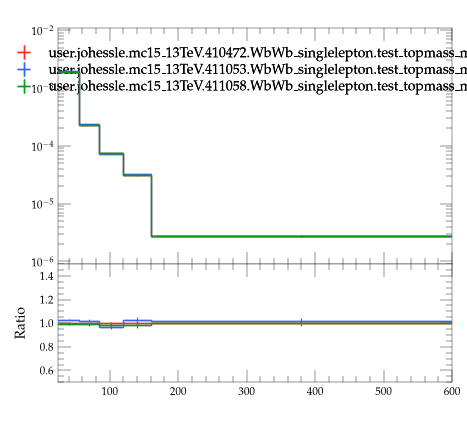

Write the Python code that produced this figure.
#! /usr/bin/env python3

# This Python script was auto-generated using YODA v2.1.2.
# Analysis object: /WbWb_singlelepton/pT_owj2
# Timestamp: 07-08-2026 (09:26:45)

import matplotlib as mpl
import matplotlib.pyplot as plt
mpl.use('Agg') # comment out for interactive use
import os
import numpy as np
from numpy import nan, inf

plotDir = os.path.split(os.path.realpath(__file__))[0]
if 'YODA_USER_PLOT_PATH' in globals():
    plot_outdir = globals()['YODA_USER_PLOT_PATH']
else:
    plot_outdir = plotDir

#plot style
plt.style.use(os.path.join(plotDir, '../default.mplstyle'))
# plot metadata
figW, figH = plt.rcParams['figure.figsize']
ax_xLabel = ''
ax_yLabel = ''
ax_title  = ''
ax_xScale = 'linear'
ax_yScale = 'log'
xLims = (25.0, 600.0)
yLims = (9e-07, 0.011000000000000001)

# TeX-friendly labels for the legend
labels = {
  'legend' : ([ r"user.johessle.mc15\_13TeV.410472.WbWb\_singlelepton.test\_topmass\_mppui", r"user.johessle.mc15\_13TeV.411053.WbWb\_singlelepton.test\_topmass\_mppui", r"user.johessle.mc15\_13TeV.411058.WbWb\_singlelepton.test\_topmass\_mppui" ], r""),
}

# Adjust canvas width and height
canvasW = 10.0
canvasH = 9.0
figW *= canvasW/10.
figH *= canvasH/9.

# Create figure and axis objects
fig, (ax, ratio0_ax) = plt.subplots(2, 1, sharex=True,
                  figsize=(figW,figH), gridspec_kw={'height_ratios': (6.0, 3.0)})

# Set figure margins
plt.subplots_adjust(
    left   = 1.0 * plt.rcParams['figure.subplot.left'],
    right  = 1.0 * plt.rcParams['figure.subplot.right'],
    top    = 1.0 * plt.rcParams['figure.subplot.top'],
    bottom = 1.0 * plt.rcParams['figure.subplot.bottom'])

ratio0_ax.yaxis.set_major_locator(mpl.ticker.MultipleLocator(0.2))
ratio0_ax.set_ylim(0.5, 1.4999)
ratio0_ax.set_ylabel('Ratio')

# the numerical data is stored in a separate file
dataf = dict()
prefix = os.path.split(__file__)[0]
if prefix:    prefix = prefix + '/'
exec(open(prefix+'pT_owj2__data.py').read(), dataf)


legend_handles = dict() # keep track of handles for the legend

# style options for curves
# starts at zorder>=5 to draw curve on top of legend
styles = {
  'user.johessle.mc15_13TeV.410472.WbWb_singlelepton.test_topmass_mppui.yoda': {
    'color' : '#EE3311',
    'linestyle' : '-',
    'lineopacity' : 1.0,
    'linewidth' : 1,
    'marker' : 'none',
    'markersize' : 2,
    'capsize' : 0.0,
    'zorder' : 5,
    'histstyle' : 1,
    'drawstyle' : 'steps-pre',
    'xerrorbars' : 1,
    'yerrorbars' : 1,
    'fillcolor' : None,
    'fillopacity' : 1.0,
    'ratio0_linestyle' : '-',
    'ratio0_lineopacity' : 1.0,
    'ratio0_linewidth' : 1,
    'ratio0_marker' : 'none',
    'ratio0_markersize' : 2,
    'ratio0_capsize' : 0.0,
    'ratio0_zorder' : 5,
    'ratio0_histstyle' : 1,
    'ratio0_drawstyle' : 'steps-pre',
    'ratio0_xerrorbars' : 1,
    'ratio0_yerrorbars' : 1,
  },
  'user.johessle.mc15_13TeV.411053.WbWb_singlelepton.test_topmass_mppui.yoda': {
    'color' : '#3366FF',
    'linestyle' : '-',
    'lineopacity' : 1.0,
    'linewidth' : 1,
    'marker' : 'none',
    'markersize' : 2,
    'capsize' : 0.0,
    'zorder' : 6,
    'histstyle' : 1,
    'drawstyle' : 'steps-pre',
    'xerrorbars' : 1,
    'yerrorbars' : 1,
    'fillcolor' : None,
    'fillopacity' : 1.0,
    'ratio0_linestyle' : '-',
    'ratio0_lineopacity' : 1.0,
    'ratio0_linewidth' : 1,
    'ratio0_marker' : 'none',
    'ratio0_markersize' : 2,
    'ratio0_capsize' : 0.0,
    'ratio0_zorder' : 6,
    'ratio0_histstyle' : 1,
    'ratio0_drawstyle' : 'steps-pre',
    'ratio0_xerrorbars' : 1,
    'ratio0_yerrorbars' : 1,
  },
  'user.johessle.mc15_13TeV.411058.WbWb_singlelepton.test_topmass_mppui.yoda': {
    'color' : '#109618',
    'linestyle' : '-',
    'lineopacity' : 1.0,
    'linewidth' : 1,
    'marker' : 'none',
    'markersize' : 2,
    'capsize' : 0.0,
    'zorder' : 7,
    'histstyle' : 1,
    'drawstyle' : 'steps-pre',
    'xerrorbars' : 1,
    'yerrorbars' : 1,
    'fillcolor' : None,
    'fillopacity' : 1.0,
    'ratio0_linestyle' : '-',
    'ratio0_lineopacity' : 1.0,
    'ratio0_linewidth' : 1,
    'ratio0_marker' : 'none',
    'ratio0_markersize' : 2,
    'ratio0_capsize' : 0.0,
    'ratio0_zorder' : 7,
    'ratio0_histstyle' : 1,
    'ratio0_drawstyle' : 'steps-pre',
    'ratio0_xerrorbars' : 1,
    'ratio0_yerrorbars' : 1,
  },
}

# curve from input yoda files in main panel
for label, yvals in dataf['yvals'].items():
    if all(np.isnan(v) for v in dataf['yvals'][label]):
        continue
    tmp = None
    if styles[label]['histstyle']: # draw as histogram
        xpos = dataf['xedges'][label] if styles[label]['drawstyle'] else dataf['xpoints'][label]
        ypos = np.insert(yvals, 0, yvals[0]) if styles[label]['drawstyle'] else yvals
        if styles[label]['fillcolor']: # fill area below curve
            ax.fill_between(xpos, ypos, step='pre',
                            color=styles[label]['fillcolor'],
                            alpha=styles[label]['fillopacity'])
        tmp, = ax.plot(xpos, ypos,
                       color=styles[label]['color'],
                       linestyle=styles[label]['linestyle'],
                       alpha=styles[label]['lineopacity'],
                       linewidth=styles[label]['linewidth'],
                       drawstyle=styles[label]['drawstyle'], solid_joinstyle='miter',
                       zorder=styles[label]['zorder'], label=label)
    tmp = ax.errorbar(dataf['xpoints'][label], yvals,
                      xerr=np.array(dataf['xerrs'][label])*styles[label]['xerrorbars'],
                      yerr=np.array(dataf['yerrs'][label])*styles[label]['yerrorbars'],
                      fmt=styles[label]['marker'], capsize=styles[label]['capsize'],
                      alpha=styles[label]['lineopacity'],
                      markersize=styles[label]['markersize'],
                      ecolor=styles[label]['color'],
                      color=styles[label]['color'], zorder=styles[label]['zorder'])
    tmp[-1][0].set_linestyle(styles[label]['linestyle'])
    tmp[-1][0].set_linewidth(styles[label]['linewidth'])
    if label in dataf['add_legend_handle']:  legend_handles[label] = tmp
    for varLabel in dataf['variation_yvals'].keys():
        if varLabel.startswith(label):
            tmp, = ax.plot(dataf['xedges'][label], dataf['variation_yvals'][varLabel],
                           color=styles[label]['color'],
                           linestyle=styles[label]['linestyle'],
                           linewidth=styles[label]['linewidth'],
                           drawstyle='steps-pre', solid_joinstyle='miter',
                           zorder=styles[label]['zorder'], alpha=0.5)


# plots on ratio panel
# curve from input yoda files in ratio panel
for label, yvals in dataf['ratio0_yvals'].items():
    if all(np.isnan(v) for v in yvals):
        continue
    if styles[label]['ratio0_histstyle']: # plot as histogram
        xpos = dataf['xedges']['user.johessle.mc15_13TeV.410472.WbWb_singlelepton.test_topmass_mppui.yoda'] if styles[label]['ratio0_drawstyle'] else dataf['xpoints']['user.johessle.mc15_13TeV.410472.WbWb_singlelepton.test_topmass_mppui.yoda']
        ypos = np.insert(yvals, 0, yvals[0]) if styles[label]['ratio0_drawstyle'] else yvals
        ratio0_ax.plot(xpos, ypos,
                       color=styles[label]['color'],
                       linewidth=styles[label]['linewidth'],
                       linestyle=styles[label]['ratio0_linestyle'],
                       alpha=styles[label]['ratio0_lineopacity'],
                       drawstyle=styles[label]['ratio0_drawstyle'], zorder=styles[label]['zorder'],
                       solid_joinstyle='miter')
    tmp = ratio0_ax.errorbar(dataf['xpoints']['user.johessle.mc15_13TeV.410472.WbWb_singlelepton.test_topmass_mppui.yoda'], yvals,
                             xerr=np.array(dataf['ref_xerrs'])*styles[label]['ratio0_xerrorbars'],
                             yerr=np.array(dataf['ratio0_yerrs'][label])*styles[label]['ratio0_yerrorbars'],
                             fmt=styles[label]['ratio0_marker'], capsize=styles[label]['ratio0_capsize'],
                             alpha=styles[label]['ratio0_lineopacity'],
                             markersize=styles[label]['ratio0_markersize'],
                             ecolor=styles[label]['color'],
                             color=styles[label]['color'])
    tmp[-1][0].set_linestyle(styles[label]['ratio0_linestyle'])
    tmp[-1][0].set_linewidth(styles[label]['ratio0_linewidth'])

    for varlabel in dataf['ratio0_variation_vals'].keys():
        if varlabel.startswith(label):
            ratio0_ax.plot(dataf['xedges']['user.johessle.mc15_13TeV.410472.WbWb_singlelepton.test_topmass_mppui.yoda'],
                            dataf['ratio0_variation_vals'][varlabel],
                            color=styles[label]['color'],
                            linestyle=styles[label]['linestyle'],
                            linewidth=styles[label]['linewidth'],
                            drawstyle='steps-pre', solid_joinstyle='miter',
                            zorder=1, alpha=0.5)

legend_items = list(legend_handles.values())
ax.add_artist(ax.legend(legend_items,
                        labels['legend'][0],
                        title=labels['legend'][1],
                        alignment='left',
                        loc='upper center',
                        bbox_to_anchor=(0.5, 0.97)))

# set plot metadata as defined above
ratio0_ax.set_xlabel(ax_xLabel)
ratio0_ax.xaxis.set_label_coords(1., -0.15)
ax.set_ylabel(ax_yLabel, ha='right', va='top')
ax.yaxis.set_label_coords(-0.11, 1.0)
ax.set_title(ax_title, loc='left')
ax.set_xscale(ax_xScale)
ax.set_yscale(ax_yScale)
ratio0_ax.set_yscale('linear')
ax.set_xlim(xLims)
ax.set_ylim(yLims)

# tick formatting
plt.rcParams['xtick.top'] = True
plt.rcParams['ytick.right'] = True
ax.yaxis.set_major_locator(mpl.ticker.LogLocator(base=10.0, numticks=np.inf))
ax.yaxis.set_minor_locator(mpl.ticker.LogLocator(
                           base=10.0, subs=np.arange(0.1, 1, 0.1), numticks=np.inf))
fig.align_ylabels((ax, ratio0_ax))
plt.savefig(os.path.join(plot_outdir, 'pT_owj2.pdf'), format='PDF')
plt.savefig(os.path.join(plot_outdir, 'pT_owj2.png'), format='PNG')

plt.close(fig)
